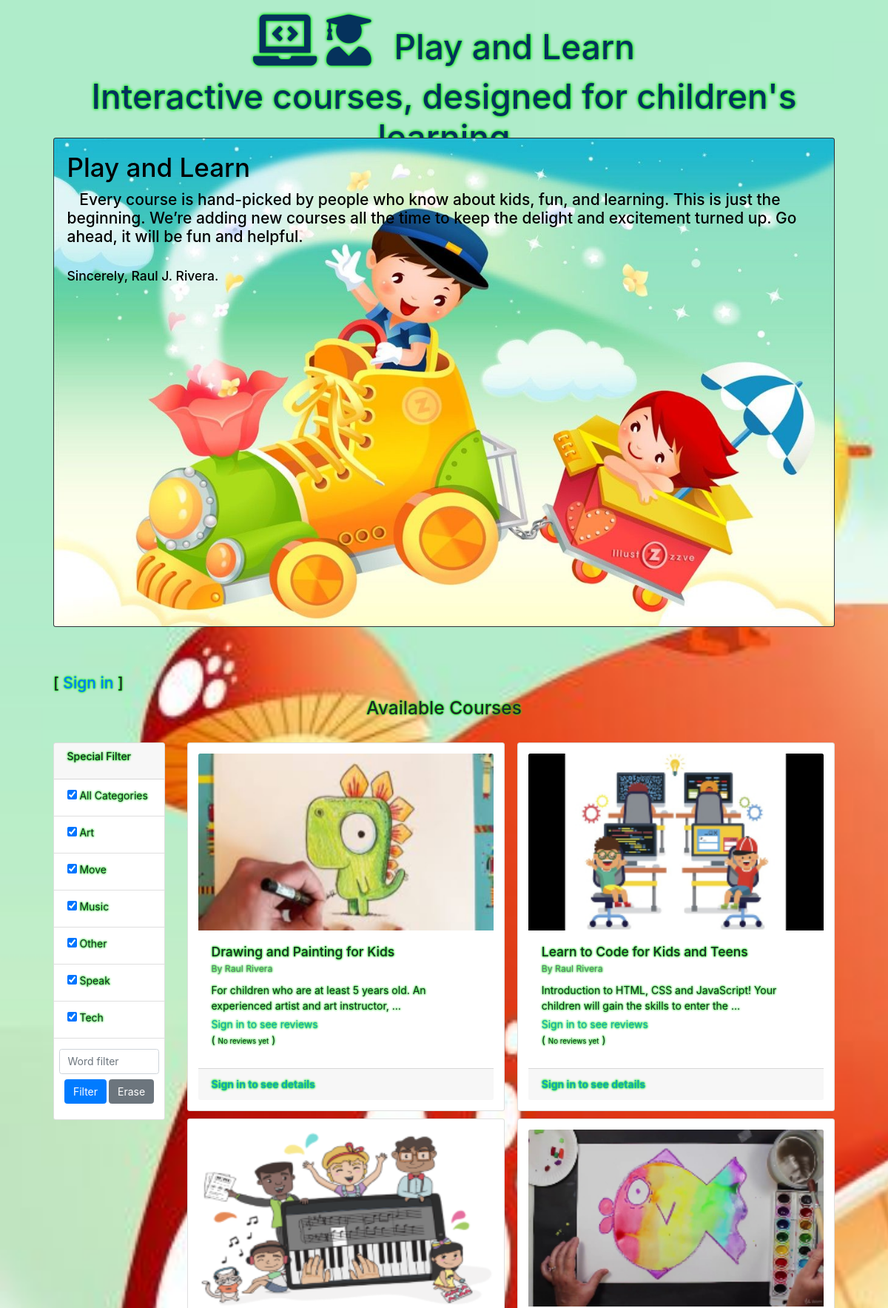
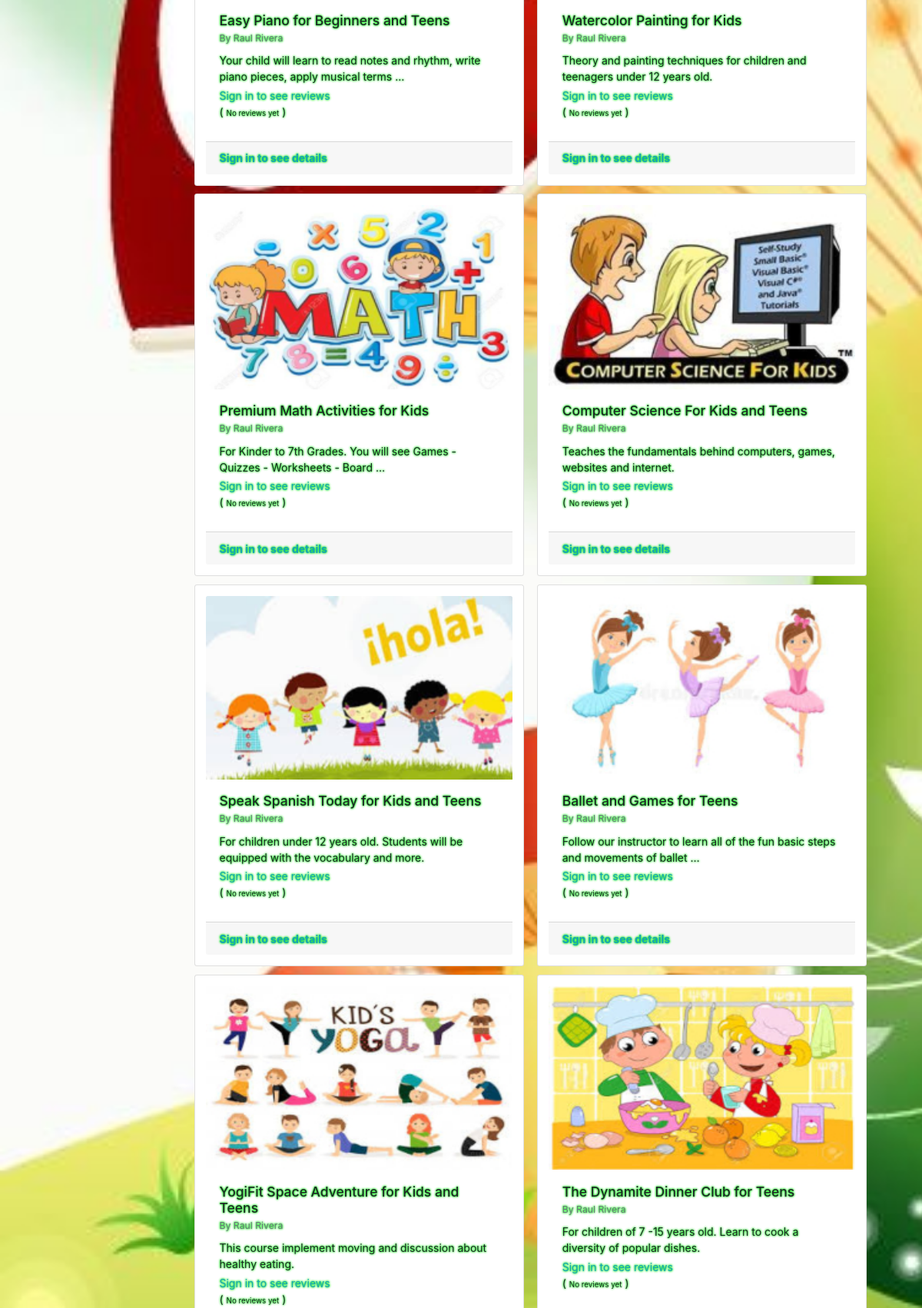
The page / (upper part) on the database its author committed (2 pictures, top to bottom).
### courses/models.py (models this page shows, shortened)
class CategoCourse(models.Model):
	name = models.CharField(max_length=64)
	courses = models.ManyToManyField(Course,related_name="categories", blank=True)

class Course(models.Model):
	name = models.CharField(max_length=128)
	description = models.CharField(max_length=512)
	image = models.CharField(max_length=256)
	price = models.FloatField(default=0.00)
	maxFreeAdds = models.IntegerField(default=0)
	provider = models.ForeignKey(DistribCourse, on_delete=models.PROTECT, default=1, blank=True)
	avgRating = models.FloatField(default=0.0)
	active = models.BooleanField(default=True)

class DistribCourse(models.Model):
	name = models.CharField(max_length=128)
	active = models.BooleanField(default=True)
	def __str__(self):
		return f"{self.name}"

### courses/views.py (the view)
# urls.py: path("", views.index, name="index"),
def index (request):
	if request.user.is_authenticated:
		usrCurrent = User.objects.get(username=request.user.username)
	else:
		usrCurrent = None
	return render(request, "courses/index.html", {
		"catalog": Course.objects.filter(active=True),
		"categories": CategoCourse.objects.order_by('name'),
		"user": usrCurrent,
	})

### courses/templates/courses/index.html (shortened to what this page needs)
{% extends 'courses/layout.html' %}
{% load static %}
{% load range %}
{% block body %}
	<section class="row align-middle">
		<div class="col-xs-4 col-sm-4 col-md-3 col-lg-2 col-xl-2">&nbsp;</div>
		<div class="col-xs-4 col-sm-4 col-md-6 col-lg-8 col-xl-8 mb-1" align="center">
    		<h3>Available Courses</h3><br>
		</div>
		<div class="col-xs-4 col-sm-4 col-md-3 col-lg-2 col-xl-2">&nbsp;</div>
	</section>
	<section class="row">
		<div class="col-xs-4 col-sm-4 col-md-3 col-lg-2 col-xl-2">
			<div class="card w18">
				<div class="card-header">
					<h6 class="card-title">Special Filter</h6>
				</div>
				{% if categories %}
				<ul class="list-group list-group-flush">
					<li  class="list-group-item">
						<label>
							<input type="checkbox" class="display-6" id="card-link-0" name="courseCategories" data-categoryid="0" value="0" checked>
								{{ settings.FILTER_INITIAL_NAME }}All Categories
						</label>
					</li>
					{% for c in categories %}
					<li  class="list-group-item">
						<label>
							<input type="checkbox" class="display-6" id="card-link-{{c.id}}" name="courseCategories" data-categoryid="{{c.id}}" value="{{c.id}}" checked>
								{{ c.name }}
						</label>
					</li>
					{% endfor %}
				</ul>
				{% endif %}
				<div class="form-horizontal mt-2 p-2">
					<div class="form-group" align="center">
						<input id="filterString" class="form-control" type="text" value="" placeholder="Word filter">
						<button id="filterButton" class="btn btn-primary mt-2">Filter</button>
						<button id="clearButton" class="btn btn-secondary mt-2">Erase</button>
					</div>
				</div>
			</div>
		</div>
	    <div class="col-xs-8 col-sm-8 col-md-9 col-lg-10 col-xl-10">
			<div class="card-columns">
				{% for c in catalog %}
				<div class="card w18 p-3"
					    id="card-{{c.id}}"
					    data-courseid="{{c.id}}"
				    data-categories="[{% for g in c.categories.all %}{{g.id}}{% if not forloop.last%},{% endif %}{% endfor %}]"
				    data-selector="course-entry"
				    data-content="{{c.name}} - {{c.description}}">
						<img class="card-img-top img-fluid" src="/media/{{c.image}}" alt="{{c.name}}">
						<div class="card-body" >
							<h5 class="card-title">
								{{c.name}}
					    	<div><small class="text-muted">By&nbsp;{{c.provider}}</small></div>
							</h5>
			    		<div style="height: 7rem">
			    			<div>
			    				{{c.description|truncatewords_html:15 }}
			    			</div>
			    			<div class="mt-1">
								{% if user.is_authenticated %}
								<a href="{% url 'coursereview' idcourse=c.id %}#inicio" class="text-info font-weight-bold">Course Reviews</a>
								{% else %}
								<span class="text-info">Sign in to see reviews</span>
								{% endif %}
					    		{% if not c.reviews.all %}
								<br>( <small>No reviews yet</small> )
								{% endif %}
							</div>
			    		</div>
					</div>
					<div class="card-footer">
						{% if user.is_authenticated %}
				    	<button type="button" class="btn btn-primary" data-toggle="modal" data-target="#modal-{{ c.id }}">See details</button>
				    	{% else %}
				    	<a href="{% url 'login' %}#inicio" class="text-info font-weight-bold">Sign in to see details</a>
			    		{% endif %}
			    	</div>
				</div>
				{% endfor %}
			</div>
	    </div>
	</section>
{% endblock %}

### courses/static/courses/css/kids.css (style rules this page uses)
@media screen and (min-width: 836px) and (max-width: 1229px) { html, body { font-size: 14px; } }
@media screen and (min-width: 836px) and (max-width: 1229px) { .card-columns { column-count: 2; } }
.ColorMain, body { background-color: #f2f2f2; }
body { background: url("/static/courses/image/kids.jpg") 0 no-repeat fixed; background-size: cover; background-size: contain color: #05325c; margin-right: 6%; background-color: #c9b767; margin-left: 6%; }
small { font-size: 0.7em; }
.display-6 { font-size: 110%; font-weight: bold; }

### rows shown on the page
CategoCourse: name "Art"
CategoCourse: name "Move"
CategoCourse: name "Music"
CategoCourse: name "Other"
CategoCourse: name "Speak"
CategoCourse: name "Tech"
Course: image (picture), name "Drawing and Painting for Kids", provider "Raul Rivera", description "For children who are at least 5 years old. An experienced artist and art instructor, …", shows "No reviews yet", shows "Sign in to see details"
Course: image (picture), name "Easy Piano for Beginners and Teens", provider "Raul Rivera", description "Your child will learn to read notes and rhythm, write piano pieces, apply musical terms …", shows "No reviews yet", shows "Sign in to see details"
Course: image (picture), name "Premium Math Activities for Kids", provider "Raul Rivera", description "For Kinder to 7th Grades. You will see Games - Quizzes - Worksheets - Board …", shows "No reviews yet", shows "Sign in to see details"
Course: image (picture), name "Speak Spanish Today for Kids and Teens", provider "Raul Rivera", description "For children under 12 years old. Students will be equipped with the vocabulary and more.", shows "No reviews yet", shows "Sign in to see details"
Course: image (picture), name "YogiFit Space Adventure for Kids and Teens", provider "Raul Rivera", description "This course implement moving and discussion about healthy eating.", shows "No reviews yet"
Course: image (picture), name "Learn to Code for Kids and Teens", provider "Raul Rivera", description "Introduction to HTML, CSS and JavaScript! Your children will gain the skills to enter the …", shows "No reviews yet", shows "Sign in to see details"
Course: image (picture), name "Watercolor Painting for Kids", provider "Raul Rivera", description "Theory and painting techniques for children and teenagers under 12 years old.", shows "No reviews yet", shows "Sign in to see details"
Course: image (picture), name "Computer Science For Kids and Teens", provider "Raul Rivera", description "Teaches the fundamentals behind computers, games, websites and internet.", shows "No reviews yet", shows "Sign in to see details"
Course: image (picture), name "Ballet and Games for Teens", provider "Raul Rivera", description "Follow our instructor to learn all of the fun basic steps and movements of ballet …", shows "No reviews yet", shows "Sign in to see details"
Course: image (picture), name "The Dynamite Dinner Club for Teens", provider "Raul Rivera", description "For children of 7 -15 years old. Learn to cook a diversity of popular dishes.", shows "No reviews yet"
